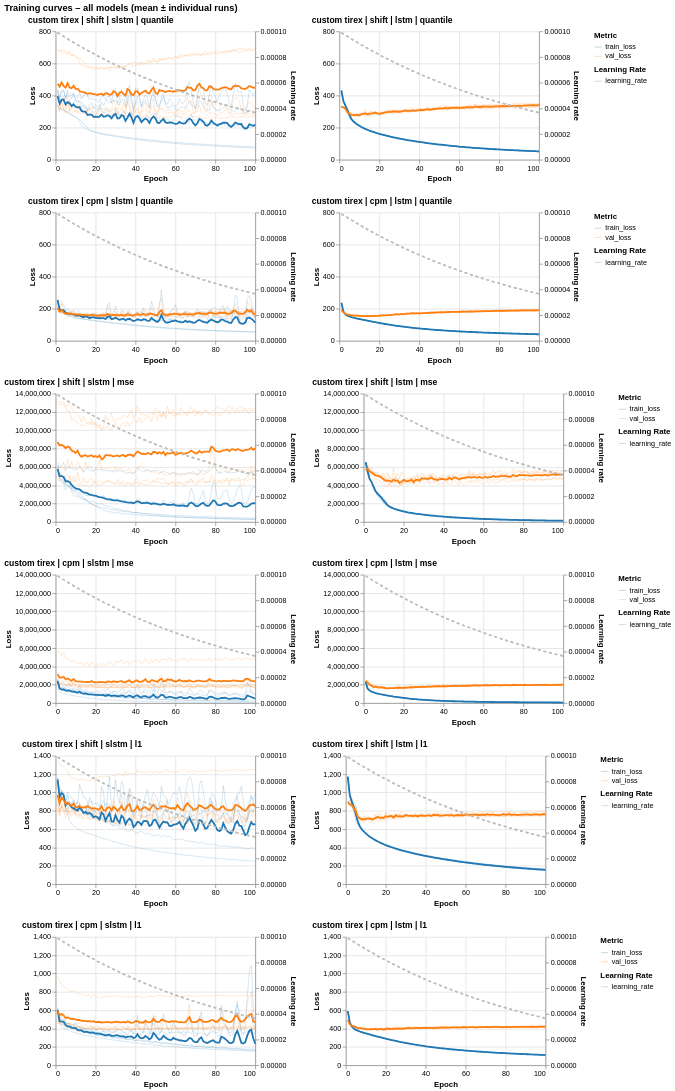

The cell this chart's notebook holds for it:
### Code cell
cols = 2
rows = [
    alt.hconcat(*charts[i: i + cols]).resolve_scale(color="independent")
    for i in range(0, len(charts), cols)
]

grid = (
    alt.vconcat(*rows)
    .configure_view(strokeWidth=0)
    .configure_title(anchor="start")
    .properties(title="Training curves – all models (mean ± individual runs)")
)
grid

### Figure 1 — Vega-Lite specification as saved in the notebook (floating-point values rounded to 4 significant figures; data arrays with more than 128 entries replaced by an {"elided": "..."} marker saying what was removed)
{"config": {"view": {"continuousWidth": 300, "continuousHeight": 300, "strokeWidth": 0}, "title": {"anchor": "start"}}, "vconcat": [{"hconcat": [{"layer": [{"layer": [{"mark": {"type": "line", "opacity": 0.25, "strokeWidth": 1}, "encoding": {"color": {"field": "variable", "legend": null, "scale": {"scheme": "category10"}, "title": "Metric", "type": "nominal"}, "detail": {"field": "run", "type": "nominal"}, "tooltip": [{"field": "epoch", "type": "quantitative"}, {"field": "value", "type": "quantitative"}, {"field": "variable", "type": "nominal"}, {"field": "run", "type": "nominal"}], "x": {"field": "epoch", "title": "Epoch", "type": "quantitative"}, "y": {"field": "value", "scale": {"domain": [0, 734.6]}, "title": "Loss", "type": "quantitative"}}}, {"mark": {"type": "line", "strokeWidth": 2.5}, "encoding": {"color": {"field": "variable", "legend": null, "scale": {"scheme": "category10"}, "title": "Metric", "type": "nominal"}, "x": {"field": "epoch", "type": "quantitative"}, "y": {"aggregate": "mean", "field": "value", "type": "quantitative"}}}], "data": {"name": "data-00c602bfc0f5105ca7233c71132edcf6"}, "title": "Loss"}, {"data": {"name": "data-70d47d98ca57f75b9271923dad5aaee8"}, "mark": {"type": "line", "opacity": 0.5, "point": false, "strokeDash": [4, 4]}, "encoding": {"color": {"field": "variable", "legend": null, "scale": {"domain": ["learning_rate"], "range": ["#bbbbbb"]}, "title": "Learning Rate", "type": "nominal"}, "detail": {"field": "run", "type": "nominal"}, "tooltip": [{"field": "epoch", "type": "quantitative"}, {"field": "value", "type": "quantitative"}, {"field": "run", "type": "nominal"}], "x": {"field": "epoch", "title": "Epoch", "type": "quantitative"}, "y": {"axis": {"orient": "right", "title": "Learning rate"}, "field": "value", "type": "quantitative"}}, "title": "Learning rate"}], "height": 180, "resolve": {"scale": {"color": "independent", "y": "independent"}}, "title": {"text": "custom tirex | shift | slstm | quantile", "fontSize": 12, "fontWeight": "bold"}, "width": 280}, {"layer": [{"layer": [{"mark": {"type": "line", "opacity": 0.25, "strokeWidth": 1}, "encoding": {"color": {"field": "variable", "legend": {}, "scale": {"scheme": "category10"}, "title": "Metric", "type": "nominal"}, "detail": {"field": "run", "type": "nominal"}, "tooltip": [{"field": "epoch", "type": "quantitative"}, {"field": "value", "type": "quantitative"}, {"field": "variable", "type": "nominal"}, {"field": "run", "type": "nominal"}], "x": {"field": "epoch", "title": "Epoch", "type": "quantitative"}, "y": {"field": "value", "scale": {"domain": [0, 734.6]}, "title": "Loss", "type": "quantitative"}}}, {"mark": {"type": "line", "strokeWidth": 2.5}, "encoding": {"color": {"field": "variable", "legend": {}, "scale": {"scheme": "category10"}, "title": "Metric", "type": "nominal"}, "x": {"field": "epoch", "type": "quantitative"}, "y": {"aggregate": "mean", "field": "value", "type": "quantitative"}}}], "data": {"name": "data-4d16f150c63e72131ecb71d14f0ec17c"}, "title": "Loss"}, {"data": {"name": "data-70d47d98ca57f75b9271923dad5aaee8"}, "mark": {"type": "line", "opacity": 0.5, "point": false, "strokeDash": [4, 4]}, "encoding": {"color": {"field": "variable", "legend": {}, "scale": {"domain": ["learning_rate"], "range": ["#bbbbbb"]}, "title": "Learning Rate", "type": "nominal"}, "detail": {"field": "run", "type": "nominal"}, "tooltip": [{"field": "epoch", "type": "quantitative"}, {"field": "value", "type": "quantitative"}, {"field": "run", "type": "nominal"}], "x": {"field": "epoch", "title": "Epoch", "type": "quantitative"}, "y": {"axis": {"orient": "right", "title": "Learning rate"}, "field": "value", "type": "quantitative"}}, "title": "Learning rate"}], "height": 180, "resolve": {"scale": {"color": "independent", "y": "independent"}}, "title": {"text": "custom tirex | shift | lstm | quantile", "fontSize": 12, "fontWeight": "bold"}, "width": 280}], "resolve": {"scale": {"color": "independent"}}}, {"hconcat": [{"layer": [{"layer": [{"mark": {"type": "line", "opacity": 0.25, "strokeWidth": 1}, "encoding": {"color": {"field": "variable", "legend": null, "scale": {"scheme": "category10"}, "title": "Metric", "type": "nominal"}, "detail": {"field": "run", "type": "nominal"}, "tooltip": [{"field": "epoch", "type": "quantitative"}, {"field": "value", "type": "quantitative"}, {"field": "variable", "type": "nominal"}, {"field": "run", "type": "nominal"}], "x": {"field": "epoch", "title": "Epoch", "type": "quantitative"}, "y": {"field": "value", "scale": {"domain": [0, 734.6]}, "title": "Loss", "type": "quantitative"}}}, {"mark": {"type": "line", "strokeWidth": 2.5}, "encoding": {"color": {"field": "variable", "legend": null, "scale": {"scheme": "category10"}, "title": "Metric", "type": "nominal"}, "x": {"field": "epoch", "type": "quantitative"}, "y": {"aggregate": "mean", "field": "value", "type": "quantitative"}}}], "data": {"name": "data-f46e569b8eae8fe8c0d5dbf8a0659896"}, "title": "Loss"}, {"data": {"name": "data-70d47d98ca57f75b9271923dad5aaee8"}, "mark": {"type": "line", "opacity": 0.5, "point": false, "strokeDash": [4, 4]}, "encoding": {"color": {"field": "variable", "legend": null, "scale": {"domain": ["learning_rate"], "range": ["#bbbbbb"]}, "title": "Learning Rate", "type": "nominal"}, "detail": {"field": "run", "type": "nominal"}, "tooltip": [{"field": "epoch", "type": "quantitative"}, {"field": "value", "type": "quantitative"}, {"field": "run", "type": "nominal"}], "x": {"field": "epoch", "title": "Epoch", "type": "quantitative"}, "y": {"axis": {"orient": "right", "title": "Learning rate"}, "field": "value", "type": "quantitative"}}, "title": "Learning rate"}], "height": 180, "resolve": {"scale": {"color": "independent", "y": "independent"}}, "title": {"text": "custom tirex | cpm | slstm | quantile", "fontSize": 12, "fontWeight": "bold"}, "width": 280}, {"layer": [{"layer": [{"mark": {"type": "line", "opacity": 0.25, "strokeWidth": 1}, "encoding": {"color": {"field": "variable", "legend": {}, "scale": {"scheme": "category10"}, "title": "Metric", "type": "nominal"}, "detail": {"field": "run", "type": "nominal"}, "tooltip": [{"field": "epoch", "type": "quantitative"}, {"field": "value", "type": "quantitative"}, {"field": "variable", "type": "nominal"}, {"field": "run", "type": "nominal"}], "x": {"field": "epoch", "title": "Epoch", "type": "quantitative"}, "y": {"field": "value", "scale": {"domain": [0, 734.6]}, "title": "Loss", "type": "quantitative"}}}, {"mark": {"type": "line", "strokeWidth": 2.5}, "encoding": {"color": {"field": "variable", "legend": {}, "scale": {"scheme": "category10"}, "title": "Metric", "type": "nominal"}, "x": {"field": "epoch", "type": "quantitative"}, "y": {"aggregate": "mean", "field": "value", "type": "quantitative"}}}], "data": {"name": "data-1c98f701d4cabad33883f14cb7a87675"}, "title": "Loss"}, {"data": {"name": "data-70d47d98ca57f75b9271923dad5aaee8"}, "mark": {"type": "line", "opacity": 0.5, "point": false, "strokeDash": [4, 4]}, "encoding": {"color": {"field": "variable", "legend": {}, "scale": {"domain": ["learning_rate"], "range": ["#bbbbbb"]}, "title": "Learning Rate", "type": "nominal"}, "detail": {"field": "run", "type": "nominal"}, "tooltip": [{"field": "epoch", "type": "quantitative"}, {"field": "value", "type": "quantitative"}, {"field": "run", "type": "nominal"}], "x": {"field": "epoch", "title": "Epoch", "type": "quantitative"}, "y": {"axis": {"orient": "right", "title": "Learning rate"}, "field": "value", "type": "quantitative"}}, "title": "Learning rate"}], "height": 180, "resolve": {"scale": {"color": "independent", "y": "independent"}}, "title": {"text": "custom tirex | cpm | lstm | quantile", "fontSize": 12, "fontWeight": "bold"}, "width": 280}], "resolve": {"scale": {"color": "independent"}}}, {"hconcat": [{"layer": [{"layer": [{"mark": {"type": "line", "opacity": 0.25, "strokeWidth": 1}, "encoding": {"color": {"field": "variable", "legend": null, "scale": {"scheme": "category10"}, "title": "Metric", "type": "nominal"}, "detail": {"field": "run", "type": "nominal"}, "tooltip": [{"field": "epoch", "type": "quantitative"}, {"field": "value", "type": "quantitative"}, {"field": "variable", "type": "nominal"}, {"field": "run", "type": "nominal"}], "x": {"field": "epoch", "title": "Epoch", "type": "quantitative"}, "y": {"field": "value", "scale": {"domain": [0, 13760000.0]}, "title": "Loss", "type": "quantitative"}}}, {"mark": {"type": "line", "strokeWidth": 2.5}, "encoding": {"color": {"field": "variable", "legend": null, "scale": {"scheme": "category10"}, "title": "Metric", "type": "nominal"}, "x": {"field": "epoch", "type": "quantitative"}, "y": {"aggregate": "mean", "field": "value", "type": "quantitative"}}}], "data": {"name": "data-ec41507bd17a3e045ac369a91444b0f0"}, "title": "Loss"}, {"data": {"name": "data-70d47d98ca57f75b9271923dad5aaee8"}, "mark": {"type": "line", "opacity": 0.5, "point": false, "strokeDash": [4, 4]}, "encoding": {"color": {"field": "variable", "legend": null, "scale": {"domain": ["learning_rate"], "range": ["#bbbbbb"]}, "title": "Learning Rate", "type": "nominal"}, "detail": {"field": "run", "type": "nominal"}, "tooltip": [{"field": "epoch", "type": "quantitative"}, {"field": "value", "type": "quantitative"}, {"field": "run", "type": "nominal"}], "x": {"field": "epoch", "title": "Epoch", "type": "quantitative"}, "y": {"axis": {"orient": "right", "title": "Learning rate"}, "field": "value", "type": "quantitative"}}, "title": "Learning rate"}], "height": 180, "resolve": {"scale": {"color": "independent", "y": "independent"}}, "title": {"text": "custom tirex | shift | slstm | mse", "fontSize": 12, "fontWeight": "bold"}, "width": 280}, {"layer": [{"layer": [{"mark": {"type": "line", "opacity": 0.25, "strokeWidth": 1}, "encoding": {"color": {"field": "variable", "legend": {}, "scale": {"scheme": "category10"}, "title": "Metric", "type": "nominal"}, "detail": {"field": "run", "type": "nominal"}, "tooltip": [{"field": "epoch", "type": "quantitative"}, {"field": "value", "type": "quantitative"}, {"field": "variable", "type": "nominal"}, {"field": "run", "type": "nominal"}], "x": {"field": "epoch", "title": "Epoch", "type": "quantitative"}, "y": {"field": "value", "scale": {"domain": [0, 13760000.0]}, "title": "Loss", "type": "quantitative"}}}, {"mark": {"type": "line", "strokeWidth": 2.5}, "encoding": {"color": {"field": "variable", "legend": {}, "scale": {"scheme": "category10"}, "title": "Metric", "type": "nominal"}, "x": {"field": "epoch", "type": "quantitative"}, "y": {"aggregate": "mean", "field": "value", "type": "quantitative"}}}], "data": {"name": "data-287497ccb362b305f3a34dbb7aa67ee5"}, "title": "Loss"}, {"data": {"name": "data-70d47d98ca57f75b9271923dad5aaee8"}, "mark": {"type": "line", "opacity": 0.5, "point": false, "strokeDash": [4, 4]}, "encoding": {"color": {"field": "variable", "legend": {}, "scale": {"domain": ["learning_rate"], "range": ["#bbbbbb"]}, "title": "Learning Rate", "type": "nominal"}, "detail": {"field": "run", "type": "nominal"}, "tooltip": [{"field": "epoch", "type": "quantitative"}, {"field": "value", "type": "quantitative"}, {"field": "run", "type": "nominal"}], "x": {"field": "epoch", "title": "Epoch", "type": "quantitative"}, "y": {"axis": {"orient": "right", "title": "Learning rate"}, "field": "value", "type": "quantitative"}}, "title": "Learning rate"}], "height": 180, "resolve": {"scale": {"color": "independent", "y": "independent"}}, "title": {"text": "custom tirex | shift | lstm | mse", "fontSize": 12, "fontWeight": "bold"}, "width": 280}], "resolve": {"scale": {"color": "independent"}}}, {"hconcat": [{"layer": [{"layer": [{"mark": {"type": "line", "opacity": 0.25, "strokeWidth": 1}, "encoding": {"color": {"field": "variable", "legend": null, "scale": {"scheme": "category10"}, "title": "Metric", "type": "nominal"}, "detail": {"field": "run", "type": "nominal"}, "tooltip": [{"field": "epoch", "type": "quantitative"}, {"field": "value", "type": "quantitative"}, {"field": "variable", "type": "nominal"}, {"field": "run", "type": "nominal"}], "x": {"field": "epoch", "title": "Epoch", "type": "quantitative"}, "y": {"field": "value", "scale": {"domain": [0, 13760000.0]}, "title": "Loss", "type": "quantitative"}}}, {"mark": {"type": "line", "strokeWidth": 2.5}, "encoding": {"color": {"field": "variable", "legend": null, "scale": {"scheme": "category10"}, "title": "Metric", "type": "nominal"}, "x": {"field": "epoch", "type": "quantitative"}, "y": {"aggregate": "mean", "field": "value", "type": "quantitative"}}}], "data": {"name": "data-458290260d1c1dd210622c81b030001b"}, "title": "Loss"}, {"data": {"name": "data-70d47d98ca57f75b9271923dad5aaee8"}, "mark": {"type": "line", "opacity": 0.5, "point": false, "strokeDash": [4, 4]}, "encoding": {"color": {"field": "variable", "legend": null, "scale": {"domain": ["learning_rate"], "range": ["#bbbbbb"]}, "title": "Learning Rate", "type": "nominal"}, "detail": {"field": "run", "type": "nominal"}, "tooltip": [{"field": "epoch", "type": "quantitative"}, {"field": "value", "type": "quantitative"}, {"field": "run", "type": "nominal"}], "x": {"field": "epoch", "title": "Epoch", "type": "quantitative"}, "y": {"axis": {"orient": "right", "title": "Learning rate"}, "field": "value", "type": "quantitative"}}, "title": "Learning rate"}], "height": 180, "resolve": {"scale": {"color": "independent", "y": "independent"}}, "title": {"text": "custom tirex | cpm | slstm | mse", "fontSize": 12, "fontWeight": "bold"}, "width": 280}, {"layer": [{"layer": [{"mark": {"type": "line", "opacity": 0.25, "strokeWidth": 1}, "encoding": {"color": {"field": "variable", "legend": {}, "scale": {"scheme": "category10"}, "title": "Metric", "type": "nominal"}, "detail": {"field": "run", "type": "nominal"}, "tooltip": [{"field": "epoch", "type": "quantitative"}, {"field": "value", "type": "quantitative"}, {"field": "variable", "type": "nominal"}, {"field": "run", "type": "nominal"}], "x": {"field": "epoch", "title": "Epoch", "type": "quantitative"}, "y": {"field": "value", "scale": {"domain": [0, 13760000.0]}, "title": "Loss", "type": "quantitative"}}}, {"mark": {"type": "line", "strokeWidth": 2.5}, "encoding": {"color": {"field": "variable", "legend": {}, "scale": {"scheme": "category10"}, "title": "Metric", "type": "nominal"}, "x": {"field": "epoch", "type": "quantitative"}, "y": {"aggregate": "mean", "field": "value", "type": "quantitative"}}}], "data": {"name": "data-f81e2a4601d6b2847f3f9545f2ebc6b6"}, "title": "Loss"}, {"data": {"name": "data-70d47d98ca57f75b9271923dad5aaee8"}, "mark": {"type": "line", "opacity": 0.5, "point": false, "strokeDash": [4, 4]}, "encoding": {"color": {"field": "variable", "legend": {}, "scale": {"domain": ["learning_rate"], "range": ["#bbbbbb"]}, "title": "Learning Rate", "type": "nominal"}, "detail": {"field": "run", "type": "nominal"}, "tooltip": [{"field": "epoch", "type": "quantitative"}, {"field": "value", "type": "quantitative"}, {"field": "run", "type": "nominal"}], "x": {"field": "epoch", "title": "Epoch", "type": "quantitative"}, "y": {"axis": {"orient": "right", "title": "Learning rate"}, "field": "value", "type": "quantitative"}}, "title": "Learning rate"}], "height": 180, "resolve": {"scale": {"color": "independent", "y": "independent"}}, "title": {"text": "custom tirex | cpm | lstm | mse", "fontSize": 12, "fontWeight": "bold"}, "width": 280}], "resolve": {"scale": {"color": "independent"}}}, {"hconcat": [{"layer": [{"layer": [{"mark": {"type": "line", "opacity": 0.25, "strokeWidth": 1}, "encoding": {"color": {"field": "variable", "legend": null, "scale": {"scheme": "category10"}, "title": "Metric", "type": "nominal"}, "detail": {"field": "run", "type": "nominal"}, "tooltip": [{"field": "epoch", "type": "quantitative"}, {"field": "value", "type": "quantitative"}, {"field": "variable", "type": "nominal"}, {"field": "run", "type": "nominal"}], "x": {"field": "epoch", "title": "Epoch", "type": "quantitative"}, "y": {"field": "value", "scale": {"domain": [0, 1391.0]}, "title": "Loss", "type": "quantitative"}}}, {"mark": {"type": "line", "strokeWidth": 2.5}, "encoding": {"color": {"field": "variable", "legend": null, "scale": {"scheme": "category10"}, "title": "Metric", "type": "nominal"}, "x": {"field": "epoch", "type": "quantitative"}, "y": {"aggregate": "mean", "field": "value", "type": "quantitative"}}}], "data": {"name": "data-5c373fdbac376365fe87fc36f1a8ff59"}, "title": "Loss"}, {"data": {"name": "data-70d47d98ca57f75b9271923dad5aaee8"}, "mark": {"type": "line", "opacity": 0.5, "point": false, "strokeDash": [4, 4]}, "encoding": {"color": {"field": "variable", "legend": null, "scale": {"domain": ["learning_rate"], "range": ["#bbbbbb"]}, "title": "Learning Rate", "type": "nominal"}, "detail": {"field": "run", "type": "nominal"}, "tooltip": [{"field": "epoch", "type": "quantitative"}, {"field": "value", "type": "quantitative"}, {"field": "run", "type": "nominal"}], "x": {"field": "epoch", "title": "Epoch", "type": "quantitative"}, "y": {"axis": {"orient": "right", "title": "Learning rate"}, "field": "value", "type": "quantitative"}}, "title": "Learning rate"}], "height": 180, "resolve": {"scale": {"color": "independent", "y": "independent"}}, "title": {"text": "custom tirex | shift | slstm | l1", "fontSize": 12, "fontWeight": "bold"}, "width": 280}, {"layer": [{"layer": [{"mark": {"type": "line", "opacity": 0.25, "strokeWidth": 1}, "encoding": {"color": {"field": "variable", "legend": {}, "scale": {"scheme": "category10"}, "title": "Metric", "type": "nominal"}, "detail": {"field": "run", "type": "nominal"}, "tooltip": [{"field": "epoch", "type": "quantitative"}, {"field": "value", "type": "quantitative"}, {"field": "variable", "type": "nominal"}, {"field": "run", "type": "nominal"}], "x": {"field": "epoch", "title": "Epoch", "type": "quantitative"}, "y": {"field": "value", "scale": {"domain": [0, 1391.0]}, "title": "Loss", "type": "quantitative"}}}, {"mark": {"type": "line", "strokeWidth": 2.5}, "encoding": {"color": {"field": "variable", "legend": {}, "scale": {"scheme": "category10"}, "title": "Metric", "type": "nominal"}, "x": {"field": "epoch", "type": "quantitative"}, "y": {"aggregate": "mean", "field": "value", "type": "quantitative"}}}], "data": {"name": "data-a1aa9e4f84463c1b2c83c19aced6531e"}, "title": "Loss"}, {"data": {"name": "data-70d47d98ca57f75b9271923dad5aaee8"}, "mark": {"type": "line", "opacity": 0.5, "point": false, "strokeDash": [4, 4]}, "encoding": {"color": {"field": "variable", "legend": {}, "scale": {"domain": ["learning_rate"], "range": ["#bbbbbb"]}, "title": "Learning Rate", "type": "nominal"}, "detail": {"field": "run", "type": "nominal"}, "tooltip": [{"field": "epoch", "type": "quantitative"}, {"field": "value", "type": "quantitative"}, {"field": "run", "type": "nominal"}], "x": {"field": "epoch", "title": "Epoch", "type": "quantitative"}, "y": {"axis": {"orient": "right", "title": "Learning rate"}, "field": "value", "type": "quantitative"}}, "title": "Learning rate"}], "height": 180, "resolve": {"scale": {"color": "independent", "y": "independent"}}, "title": {"text": "custom tirex | shift | lstm | l1", "fontSize": 12, "fontWeight": "bold"}, "width": 280}], "resolve": {"scale": {"color": "independent"}}}, {"hconcat": [{"layer": [{"layer": [{"mark": {"type": "line", "opacity": 0.25, "strokeWidth": 1}, "encoding": {"color": {"field": "variable", "legend": null, "scale": {"scheme": "category10"}, "title": "Metric", "type": "nominal"}, "detail": {"field": "run", "type": "nominal"}, "tooltip": [{"field": "epoch", "type": "quantitative"}, {"field": "value", "type": "quantitative"}, {"field": "variable", "type": "nominal"}, {"field": "run", "type": "nominal"}], "x": {"field": "epoch", "title": "Epoch", "type": "quantitative"}, "y": {"field": "value", "scale": {"domain": [0, 1391.0]}, "title": "Loss", "type": "quantitative"}}}, {"mark": {"type": "line", "strokeWidth": 2.5}, "encoding": {"color": {"field": "variable", "legend": null, "scale": {"scheme": "category10"}, "title": "Metric", "type": "nominal"}, "x": {"field": "epoch", "type": "quantitative"}, "y": {"aggregate": "mean", "field": "value", "type": "quantitative"}}}], "data": {"name": "data-26f5b24a6550edc7320e491742aa52a0"}, "title": "Loss"}, {"data": {"name": "data-70d47d98ca57f75b9271923dad5aaee8"}, "mark": {"type": "line", "opacity": 0.5, "point": false, "strokeDash": [4, 4]}, "encoding": {"color": {"field": "variable", "legend": null, "scale": {"domain": ["learning_rate"], "range": ["#bbbbbb"]}, "title": "Learning Rate", "type": "nominal"}, "detail": {"field": "run", "type": "nominal"}, "tooltip": [{"field": "epoch", "type": "quantitative"}, {"field": "value", "type": "quantitative"}, {"field": "run", "type": "nominal"}], "x": {"field": "epoch", "title": "Epoch", "type": "quantitative"}, "y": {"axis": {"orient": "right", "title": "Learning rate"}, "field": "value", "type": "quantitative"}}, "title": "Learning rate"}], "height": 180, "resolve": {"scale": {"color": "independent", "y": "independent"}}, "title": {"text": "custom tirex | cpm | slstm | l1", "fontSize": 12, "fontWeight": "bold"}, "width": 280}, {"layer": [{"layer": [{"mark": {"type": "line", "opacity": 0.25, "strokeWidth": 1}, "encoding": {"color": {"field": "variable", "legend": {}, "scale": {"scheme": "category10"}, "title": "Metric", "type": "nominal"}, "detail": {"field": "run", "type": "nominal"}, "tooltip": [{"field": "epoch", "type": "quantitative"}, {"field": "value", "type": "quantitative"}, {"field": "variable", "type": "nominal"}, {"field": "run", "type": "nominal"}], "x": {"field": "epoch", "title": "Epoch", "type": "quantitative"}, "y": {"field": "value", "scale": {"domain": [0, 1391.0]}, "title": "Loss", "type": "quantitative"}}}, {"mark": {"type": "line", "strokeWidth": 2.5}, "encoding": {"color": {"field": "variable", "legend": {}, "scale": {"scheme": "category10"}, "title": "Metric", "type": "nominal"}, "x": {"field": "epoch", "type": "quantitative"}, "y": {"aggregate": "mean", "field": "value", "type": "quantitative"}}}], "data": {"name": "data-102e543bfddd6d63ab85d96c5175025c"}, "title": "Loss"}, {"data": {"name": "data-70d47d98ca57f75b9271923dad5aaee8"}, "mark": {"type": "line", "opacity": 0.5, "point": false, "strokeDash": [4, 4]}, "encoding": {"color": {"field": "variable", "legend": {}, "scale": {"domain": ["learning_rate"], "range": ["#bbbbbb"]}, "title": "Learning Rate", "type": "nominal"}, "detail": {"field": "run", "type": "nominal"}, "tooltip": [{"field": "epoch", "type": "quantitative"}, {"field": "value", "type": "quantitative"}, {"field": "run", "type": "nominal"}], "x": {"field": "epoch", "title": "Epoch", "type": "quantitative"}, "y": {"axis": {"orient": "right", "title": "Learning rate"}, "field": "value", "type": "quantitative"}}, "title": "Learning rate"}], "height": 180, "resolve": {"scale": {"color": "independent", "y": "independent"}}, "title": {"text": "custom tirex | cpm | lstm | l1", "fontSize": 12, "fontWeight": "bold"}, "width": 280}], "resolve": {"scale": {"color": "independent"}}}], "title": "Training curves – all models (mean ± individual runs)", "$schema": "https://vega.github.io/schema/vega-lite/v6.4.1.json", "datasets": {"data-00c602bfc0f5105ca7233c71132edcf6": {"elided": "1000 records"}, "data-70d47d98ca57f75b9271923dad5aaee8": {"elided": "500 records"}, "data-4d16f150c63e72131ecb71d14f0ec17c": {"elided": "1000 records"}, "data-f46e569b8eae8fe8c0d5dbf8a0659896": {"elided": "1000 records"}, "data-1c98f701d4cabad33883f14cb7a87675": {"elided": "1000 records"}, "data-ec41507bd17a3e045ac369a91444b0f0": {"elided": "1000 records"}, "data-287497ccb362b305f3a34dbb7aa67ee5": {"elided": "1000 records"}, "data-458290260d1c1dd210622c81b030001b": {"elided": "1000 records"}, "data-f81e2a4601d6b2847f3f9545f2ebc6b6": {"elided": "1000 records"}, "data-5c373fdbac376365fe87fc36f1a8ff59": {"elided": "1000 records"}, "data-a1aa9e4f84463c1b2c83c19aced6531e": {"elided": "1000 records"}, "data-26f5b24a6550edc7320e491742aa52a0": {"elided": "1000 records"}, "data-102e543bfddd6d63ab85d96c5175025c": {"elided": "1000 records"}}}
